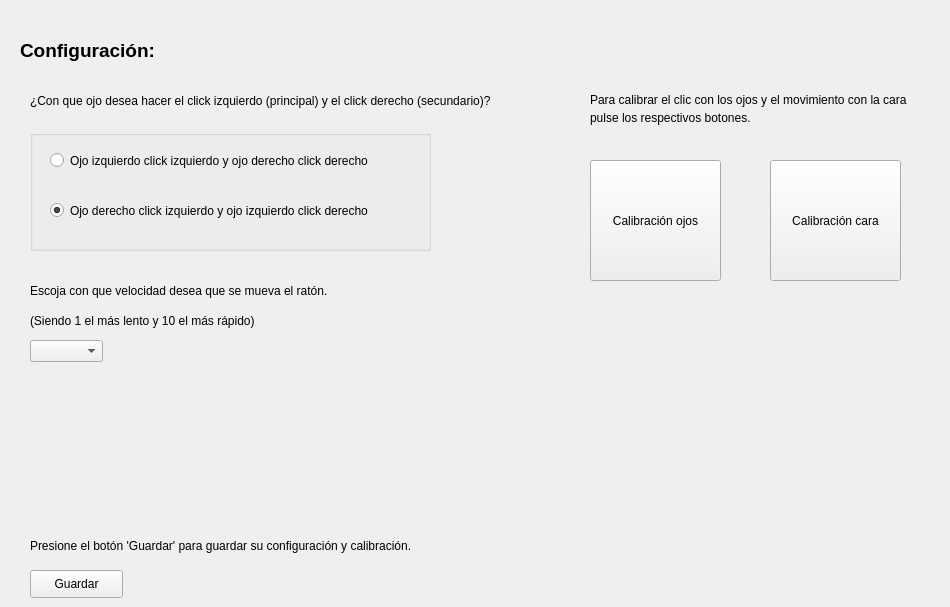
    <widget class="QWidget" name="page_2">
     <widget class="QLabel" name="label_2">
      <property name="geometry">
       <rect>
        <x>20</x>
        <y>20</y>
        <width>191</width>
        <height>61</height>
       </rect>
      </property>
      <property name="font">
       <font>
        <pointsize>14</pointsize>
        <weight>75</weight>
        <bold>true</bold>
       </font>
      </property>
      <property name="text">
       <string>Configuración:</string>
      </property>
     </widget>
     <widget class="QGroupBox" name="groupBox">
      <property name="geometry">
       <rect>
        <x>30</x>
        <y>130</y>
        <width>401</width>
        <height>121</height>
       </rect>
      </property>
      <property name="title">
       <string/>
      </property>
      <widget class="QRadioButton" name="rb1">
       <property name="geometry">
        <rect>
         <x>20</x>
         <y>10</y>
         <width>351</width>
         <height>41</height>
        </rect>
       </property>
       <property name="text">
        <string>Ojo izquierdo click izquierdo y ojo derecho click derecho</string>
       </property>
       <property name="checked">
        <bool>false</bool>
       </property>
      </widget>
      <widget class="QRadioButton" name="rb2">
       <property name="geometry">
        <rect>
         <x>20</x>
         <y>70</y>
         <width>361</width>
         <height>21</height>
        </rect>
       </property>
       <property name="text">
        <string>Ojo derecho click izquierdo y ojo izquierdo click derecho</string>
       </property>
       <property name="checked">
        <bool>true</bool>
       </property>
      </widget>
     </widget>
     <widget class="QLabel" name="label_4">
      <property name="geometry">
       <rect>
        <x>30</x>
        <y>90</y>
        <width>511</width>
        <height>21</height>
       </rect>
      </property>
      <property name="text">
       <string>¿Con que ojo desea hacer el click izquierdo (principal) y el click derecho (secundario)?</string>
      </property>
     </widget>
     <widget class="QPushButton" name="pushButton_3">
      <property name="geometry">
       <rect>
        <x>30</x>
        <y>570</y>
        <width>93</width>
        <height>28</height>
       </rect>
      </property>
      <property name="text">
       <string>Guardar</string>
      </property>
     </widget>
     <widget class="QLabel" name="label_5">
      <property name="geometry">
       <rect>
        <x>30</x>
        <y>530</y>
        <width>421</width>
        <height>31</height>
       </rect>
      </property>
      <property name="text">
       <string>Presione el botón 'Guardar' para guardar su configuración y calibración.</string>
      </property>
     </widget>
     <widget class="QPushButton" name="pushButton_4">
      <property name="geometry">
       <rect>
        <x>590</x>
        <y>160</y>
        <width>131</width>
        <height>121</height>
       </rect>
      </property>
      <property name="text">
       <string>Calibración ojos</string>
      </property>
     </widget>
     <widget class="QPushButton" name="pushButton_18">
      <property name="geometry">
       <rect>
        <x>770</x>
        <y>160</y>
        <width>131</width>
        <height>121</height>
       </rect>
      </property>
      <property name="text">
       <string>Calibración cara</string>
      </property>
     </widget>
     <widget class="QComboBox" name="velocidades">
      <property name="geometry">
       <rect>
        <x>30</x>
        <y>340</y>
        <width>73</width>
        <height>22</height>
       </rect>
      </property>
     </widget>
     <widget class="QLabel" name="label_56">
      <property name="geometry">
       <rect>
        <x>30</x>
        <y>280</y>
        <width>321</width>
        <height>21</height>
       </rect>
      </property>
      <property name="text">
       <string>Escoja con que velocidad desea que se mueva el ratón.</string>
      </property>
     </widget>
     <widget class="QLabel" name="label_57">
      <property name="geometry">
       <rect>
        <x>30</x>
        <y>310</y>
        <width>261</width>
        <height>21</height>
       </rect>
      </property>
      <property name="text">
       <string>(Siendo 1 el más lento y 10 el más rápido)</string>
      </property>
     </widget>
     <widget class="QLabel" name="label_58">
      <property name="geometry">
       <rect>
        <x>590</x>
        <y>90</y>
        <width>351</width>
        <height>20</height>
       </rect>
      </property>
      <property name="text">
       <string>Para calibrar el clic con los ojos y el movimiento con la cara </string>
      </property>
     </widget>
     <widget class="QLabel" name="label_59">
      <property name="geometry">
       <rect>
        <x>590</x>
        <y>110</y>
        <width>191</width>
        <height>16</height>
       </rect>
      </property>
      <property name="text">
       <string>pulse los respectivos botones.</string>
      </property>
     </widget>
    </widget>
